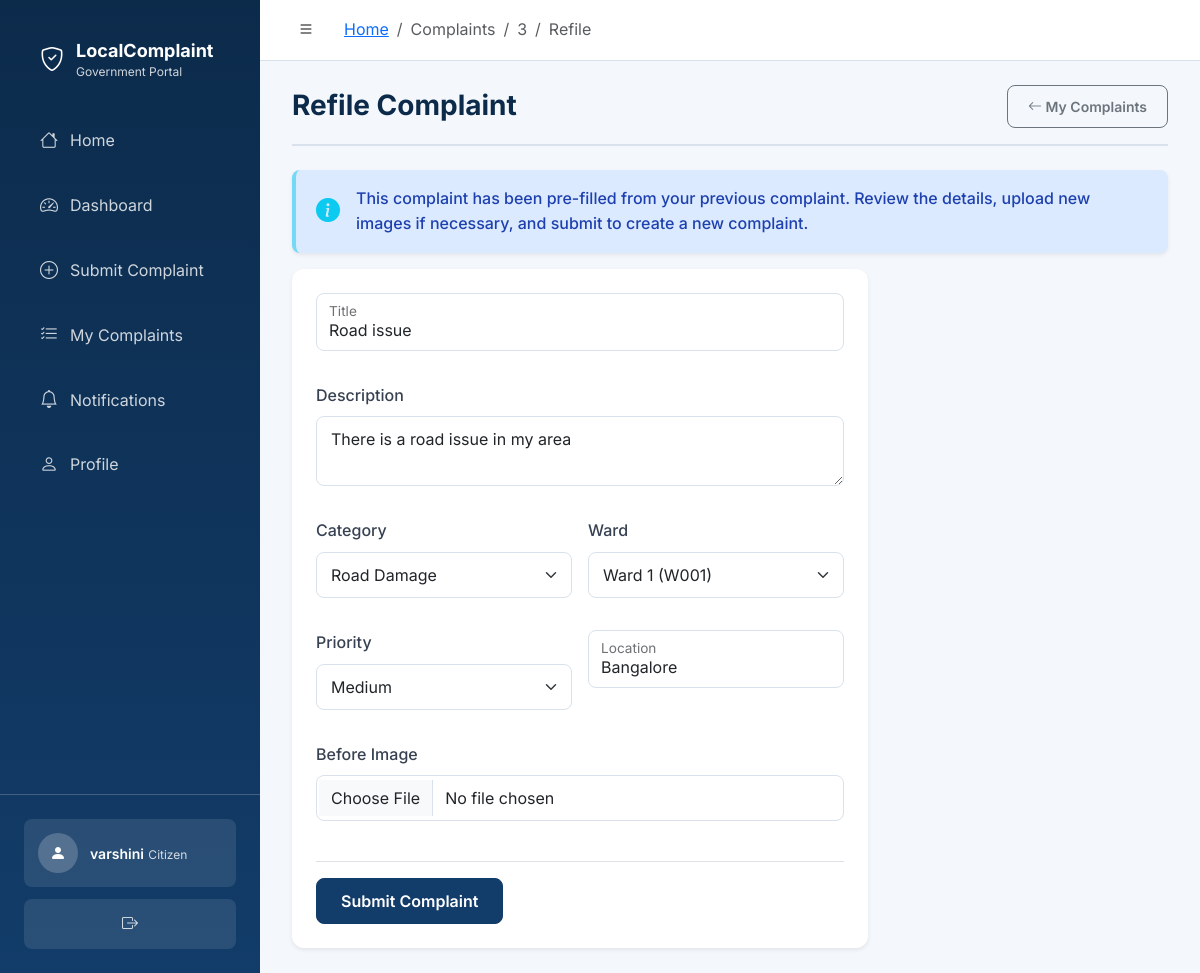
The page /citizen/complaints/3/refile (signed in) on the database its author committed.
### backend/models/user.py (models this page shows, shortened)
class User(UserMixin, db.Model):
    __tablename__ = "users"
    ROLE_CITIZEN = "citizen"
    ROLE_OFFICER = "officer"
    ROLE_ADMIN = "admin"
    ROLES = (ROLE_CITIZEN, ROLE_OFFICER, ROLE_ADMIN)
    user_id = db.Column(db.Integer, primary_key=True, autoincrement=True)
    full_name = db.Column(db.String(120), nullable=False)
    email = db.Column(db.String(150), nullable=False, unique=True, index=True)
    password_hash = db.Column(db.String(255), nullable=False)
    phone = db.Column(db.String(20))
    role = db.Column(
        db.Enum(*ROLES, name="user_role"),
        nullable=False,
        default=ROLE_CITIZEN,
        index=True,
    )
    security_question = db.Column(db.String(255))
    security_answer_hash = db.Column(db.String(255))
    is_active = db.Column(db.Boolean, nullable=False, default=True, index=True)
    created_at = db.Column(db.DateTime, nullable=False, default=datetime.utcnow)
    updated_at = db.Column(
        db.DateTime,
        nullable=False,
        default=datetime.utcnow,
        onupdate=datetime.utcnow,
    )
    citizen_complaints = db.relationship(
        "Complaint",
        foreign_keys="Complaint.citizen_id",
        back_populates="citizen",
        lazy="dynamic",
    )
    assigned_complaints = db.relationship(
        "Complaint",
        foreign_keys="Complaint.assigned_officer_id",
        back_populates="assigned_officer",
        lazy="dynamic",
    )
    assigned_wards = db.relationship(
        "Ward",
        foreign_keys="Ward.assigned_officer_id",
        back_populates="assigned_officer",
        lazy="dynamic",
    )
    complaint_updates = db.relationship(
        "ComplaintUpdate",
        back_populates="updated_by_user",
        lazy="dynamic",
    )
    notifications = db.relationship(
        "Notification",
        back_populates="user",
        lazy="dynamic",
        cascade="all, delete-orphan",
    )
    feedback_entries = db.relationship(
        "Feedback",
        back_populates="citizen",
        lazy="dynamic",
    )
    activity_logs = db.relationship(
        "ActivityLog",
        back_populates="user",
        lazy="dynamic",
    )

### backend/models/complaint.py (models this page shows, shortened)
class Complaint(db.Model):
    __tablename__ = "complaints"
    STATUS_SUBMITTED = "Submitted"
    STATUS_ASSIGNED = "Assigned"
    STATUS_IN_PROGRESS = "In Progress"
    STATUS_RESOLVED = "Resolved"
    STATUS_CLOSED = "Closed"
    STATUSES = (
        STATUS_SUBMITTED,
        STATUS_ASSIGNED,
        STATUS_IN_PROGRESS,
        STATUS_RESOLVED,
        STATUS_CLOSED,
    )
    PRIORITY_LOW = "Low"
    PRIORITY_MEDIUM = "Medium"
    PRIORITY_HIGH = "High"
    PRIORITY_EMERGENCY = "Emergency"
    PRIORITIES = (
        PRIORITY_LOW,
        PRIORITY_MEDIUM,
        PRIORITY_HIGH,
        PRIORITY_EMERGENCY,
    )
    ESCALATION_NORMAL = "Normal"
    ESCALATION_URGENT = "Urgent"
    ESCALATION_CRITICAL = "Critical"
    ESCALATION_LEVELS = (
        ESCALATION_NORMAL,
        ESCALATION_URGENT,
        ESCALATION_CRITICAL,
    )
    REFILE_AFTER_DAYS = 7
    complaint_id = db.Column(db.Integer, primary_key=True, autoincrement=True)
    complaint_number = db.Column(
        db.String(30),
        unique=True,
        nullable=True,
        index=True,
    )
    title = db.Column(db.String(200), nullable=False)
    description = db.Column(db.Text, nullable=False)
    category_id = db.Column(
        db.Integer,
        db.ForeignKey(
            "complaint_categories.category_id",
            ondelete="RESTRICT",
            onupdate="CASCADE",
        ),
        nullable=False,
        index=True,
    )
    priority = db.Column(
        db.Enum(*PRIORITIES, name="complaint_priority"),
        nullable=False,
        default=PRIORITY_MEDIUM,
        index=True,
    )
    status = db.Column(
        db.Enum(*STATUSES, name="complaint_status"),
        nullable=False,
        default=STATUS_SUBMITTED,
        index=True,
    )
    escalation_level = db.Column(
        db.Enum(*ESCALATION_LEVELS, name="complaint_escalation_level"),
        nullable=False,
        default=ESCALATION_NORMAL,
        index=True,
    )
    location = db.Column(db.String(255), nullable=False)
    ward_id = db.Column(
        db.Integer,
        db.ForeignKey("wards.ward_id", ondelete="RESTRICT", onupdate="CASCADE"),
        nullable=False,
        index=True,
    )
    citizen_id = db.Column(
        db.Integer,
        db.ForeignKey("users.user_id", ondelete="RESTRICT", onupdate="CASCADE"),
        nullable=False,
        index=True,
    )
    assigned_officer_id = db.Column(
        db.Integer,
        db.ForeignKey("users.user_id", ondelete="SET NULL", onupdate="CASCADE"),
        index=True,
    )
    before_image_path = db.Column(db.String(255))
    after_image_path = db.Column(db.String(255))
    resolution_notes = db.Column(db.Text)
    work_performed = db.Column(db.Text)
    materials_used = db.Column(db.Text)
    additional_remarks = db.Column(db.Text)
    is_active = db.Column(db.Boolean, nullable=False, default=True, index=True)
    submitted_at = db.Column(
        db.DateTime,
        nullable=False,
        default=datetime.utcnow,
        index=True,
    )
    assigned_at = db.Column(db.DateTime)
    resolved_at = db.Column(db.DateTime)
    closed_at = db.Column(db.DateTime)
    created_at = db.Column(db.DateTime, nullable=False, default=datetime.utcnow)
    updated_at = db.Column(
        db.DateTime,
        nullable=False,
        default=datetime.utcnow,
        onupdate=datetime.utcnow,
    )
    category = db.relationship(
        "ComplaintCategory",
        back_populates="complaints",
    )
    ward = db.relationship(
        "Ward",
        back_populates="complaints",
    )
    citizen = db.relationship(
        "User",
        foreign_keys=[citizen_id],
        back_populates="citizen_complaints",
    )
    assigned_officer = db.relationship(
        "User",
        foreign_keys=[assigned_officer_id],
        back_populates="assigned_complaints",
    )
    updates = db.relationship(
        "ComplaintUpdate",
        back_populates="complaint",
        lazy="dynamic",
        cascade="all, delete-orphan",
        order_by="ComplaintUpdate.created_at.asc()",
    )
    notifications = db.relationship(
        "Notification",
        back_populates="complaint",
        lazy="dynamic",
    )
    feedback = db.relationship(
        "Feedback",
        back_populates="complaint",
        uselist=False,
        cascade="all, delete-orphan",
    )

### backend/routes/citizen_routes.py (the view, shortened to what this page needs)
@citizen_bp.route("/complaints/<int:complaint_id>/refile", methods=["GET", "POST"])
@citizen_required
def refile_complaint(complaint_id):
    original_complaint = Complaint.query.filter_by(
        complaint_id=complaint_id,
        is_active=True
    ).first_or_404()
    if original_complaint.citizen_id != current_user.user_id:
        abort(403)
    form = ComplaintForm()
    populate_complaint_form_choices(form)
    if request.method == "GET":
        form.title.data = original_complaint.title
        form.description.data = original_complaint.description
        form.category.data = original_complaint.category_id
        form.ward.data = original_complaint.ward_id
        form.priority.data = original_complaint.priority
        form.location.data = original_complaint.location
    return render_template(
        "citizen/submit_complaint.html",
        form=form,
        complaint_date=datetime.utcnow(),
        is_refile=True
    )

### backend/templates/citizen/submit_complaint.html (shortened to what this page needs)
{% extends "base_dashboard.html" %}
{% from "components/macros.html" import form_field, empty_state, table_header, status_badge, priority_badge, escalation_badge with context %}
{% block content %}
<div class="page-header mb-4 d-flex justify-content-between align-items-center">
  <h1 class="h3 mb-0">{% if is_refile %}Refile Complaint{% else %}Submit Complaint{% endif %}</h1>
  <a href="{{ url_for('citizen.complaint_history') }}" class="btn btn-outline-secondary btn-sm"><i class="bi bi-arrow-left"></i> My Complaints</a>
</div>
{% if is_refile %}
<div class="alert alert-info border-info border-opacity-50 shadow-sm d-flex align-items-center" role="alert">
  <i class="bi bi-info-circle-fill fs-4 me-3 text-info"></i>
  <div>This complaint has been pre-filled from your previous complaint. Review the details, upload new images if necessary, and submit to create a new complaint.</div>
</div>
{% endif %}
<div class="row">
  <div class="col-lg-8">
    <div class="card p-4 shadow-sm border-0">
      <form autocomplete="off" method="post" enctype="multipart/form-data">
        <div class="row g-3">
          <div class="col-12">
            {{ form_field(form.title, is_floating=true) }}
          </div>
          <div class="col-12">
            {{ form_field(form.description, is_floating=false) }}
          </div>
          <div class="col-md-6">
            {{ form_field(form.category, is_floating=false) }}
          </div>
          <div class="col-md-6">
            {{ form_field(form.ward, is_floating=false) }}
          </div>
          <div class="col-md-6">
            {{ form_field(form.priority, is_floating=false) }}
          </div>
          <div class="col-md-6">
            {{ form_field(form.location, is_floating=true) }}
          </div>
          <div class="col-12">
            {{ form_field(form.before_image, is_floating=false) }}
          </div>
        </div>
        <div class="mt-4 pt-3 border-top">
          {{ form.submit(class="btn btn-primary px-4") }}
        </div>
      </form>
    </div>
  </div>
</div>
{% endblock %}

### backend/templates/base_dashboard.html (shortened to what this page needs)
<!doctype html>
<html lang="en">
<head>
  <link href="https://cdn.jsdelivr.net/npm/bootstrap@5.3.3/dist/css/bootstrap.min.css" rel="stylesheet">
  <link href="https://cdn.jsdelivr.net/npm/bootstrap-icons@1.11.3/font/bootstrap-icons.min.css" rel="stylesheet">
  <link rel="stylesheet" href="{{ url_for('static', filename='css/style.css') }}">
</head>
<body class="dashboard-body">
  <aside class="sidebar" id="sidebar">
    <div class="sidebar-header">
      <a href="{{ url_for('index') }}" class="sidebar-brand">
        <div class="sidebar-brand-icon"><i class="bi bi-shield-check"></i></div>
        <div class="sidebar-brand-text">
          <span class="sidebar-brand-title">LocalComplaint</span>
          <span class="sidebar-brand-sub">Government Portal</span>
        </div>
      </a>
    </div>
    <nav class="sidebar-nav">
      {% block sidebar_nav %}
        {% if current_user.is_authenticated %}
          {% if current_user.role == 'citizen' %}
            {% include "components/sidebar_citizen.html" %}
          {% elif current_user.role == 'officer' %}
            {% include "components/sidebar_officer.html" %}
          {% elif current_user.role == 'admin' %}
            {% include "components/sidebar_admin.html" %}
          {% endif %}
        {% endif %}
      {% endblock %}
    </nav>
    <div class="sidebar-footer">
      <div class="sidebar-user">
        <div class="sidebar-user-avatar">
          <i class="bi bi-person-fill"></i>
        </div>
        <div class="sidebar-user-info">
          <span class="sidebar-user-name">{{ current_user.full_name if current_user.is_authenticated else 'Guest' }}</span>
          <span class="sidebar-user-role">{{ current_user.role | capitalize if current_user.is_authenticated else '' }}</span>
        </div>
      </div>
      <a href="{{ url_for('auth.logout') }}" class="sidebar-logout" title="Logout">
        <i class="bi bi-box-arrow-right"></i>
      </a>
    </div>
  </aside>
  <div class="main-wrapper">
    <header class="topbar">
      <button class="topbar-toggle" id="sidebarToggle" aria-label="Toggle sidebar">
        <i class="bi bi-list"></i>
      </button>
      <div class="topbar-breadcrumb">
        {% block breadcrumb %}
          {% set path_parts = request.path.strip('/').split('/') %}
          <nav aria-label="breadcrumb">
            <ol class="breadcrumb mb-0">
              <li class="breadcrumb-item"><a href="{{ url_for(current_user.role|lower + '.dashboard') if current_user.is_authenticated else url_for('index') }}">Home</a></li>
              {% for part in path_parts %}
                {% if part != current_user.role|lower %}
                  {% if loop.last %}
                    <li class="breadcrumb-item active" aria-current="page">{{ part | replace('_', ' ') | replace('-', ' ') | title }}</li>
                  {% else %}
                    <li class="breadcrumb-item text-muted">{{ part | replace('_', ' ') | replace('-', ' ') | title }}</li>
                  {% endif %}
                {% endif %}
              {% endfor %}
            </ol>
          </nav>
        {% endblock %}
      </div>
    </header>
    <main class="page-content">
      {% block content %}{% endblock %}
    </main>
  </div>
</body>
</html>

### backend/templates/components/macros.html (shortened to what this page needs)
{% macro form_field(field, is_floating=false, show_label=true) %}
  <div class="{% if is_floating %}form-floating{% endif %} mb-3">
    {% if not is_floating and show_label %}
      {{ field.label(class="form-label fw-medium") }}
    {% endif %}
    {% set field_class = "form-control" %}
    {% if field.type == 'SelectField' %}
      {% set field_class = "form-select" %}
    {% elif field.type == 'FileField' %}
      {% set field_class = "form-control" %}
    {% endif %}
    {% if field.errors %}
      {% set field_class = field_class ~ " is-invalid" %}
    {% endif %}
    {{ field(class=field_class, placeholder=field.label.text if is_floating else None) }}
    {% if is_floating and show_label %}
      {{ field.label() }}
    {% endif %}
  </div>
{% endmacro %}

### rows shown on the page
User: is_active+full_name "varshini", role "Citizen"
Complaint: title "Road issue", description "There is a road issue in my area", category "Road Damage", ward "Ward 1 (W001)", priority "Medium", location "Bangalore"

### other values the page prints
{{ part | replace('_', ' ') | replace('-', ' ') | title }} "Complaints" "3"
{{ part | replace('_', ' ') | replace('-', ' ') | title }} "Refile"
{{ field.label(class="form-label fw-medium") }} "Description Category Ward Priority Before Image"
